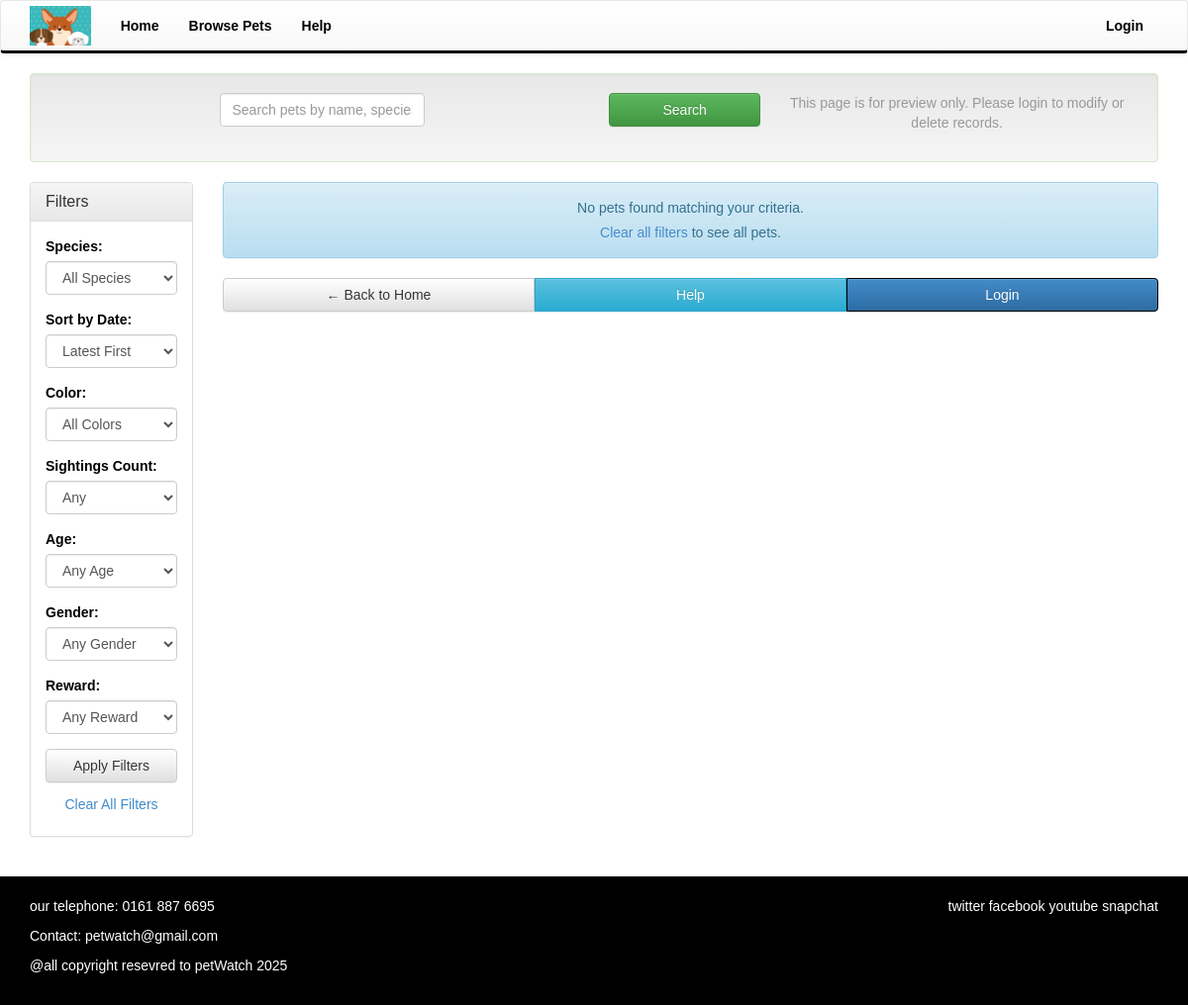
Before: /petWatch/controllers/browse.php?page=2 with the older database file.
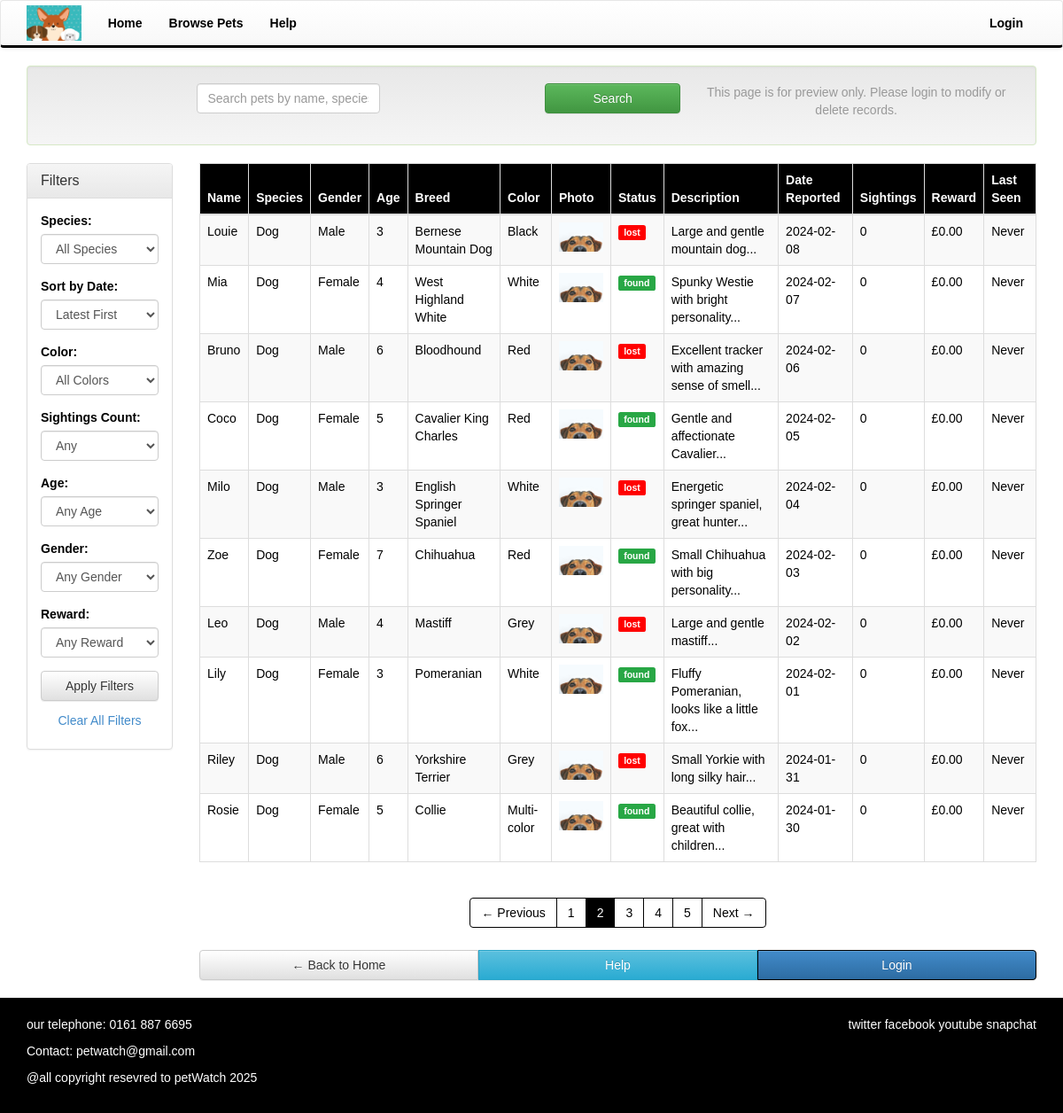
After: the same page with the newer database file.
### tables this page shows
CREATE TABLE "pets"
(
    id            INTEGER
        primary key autoincrement,
    name          TEXT,
    species       TEXT,
    breed         TEXT,
    color         TEXT,
    photo_url     TEXT,
    status        TEXT,
    description   TEXT,
    date_reported DATE,
    user_id       INTEGER
        references users,
    gender        TEXT,
    age           DECIMAL(4, 2),
    check (age >= 0 AND age <= 100),
    check (gender IN ('Male', 'Female')),
    check (status IN ('lost', 'found'))
);

### petWatch/controllers/browse.php (called while the page is built, shortened)
<?php
require_once '../Model/PetModel.php';
$db = getDbConnection();
$petModel = new PetModel($db);
$search = isset($_GET['search']) ? $_GET['search'] : '';
$species = isset($_GET['species']) ? $_GET['species'] : '';
$color = isset($_GET['color']) ? $_GET['color'] : '';
$gender = isset($_GET['gender']) ? $_GET['gender'] : '';
$age = isset($_GET['age']) ? $_GET['age'] : '';
$sightings = isset($_GET['sightings']) ? $_GET['sightings'] : '';
$reward = isset($_GET['reward']) ? $_GET['reward'] : '';
$sort = isset($_GET['sort']) ? $_GET['sort'] : 'late';
$page = isset($_GET['page']) ? (int)$_GET['page'] : 1;
$filters = [
    'species' => $species,
    'color' => $color,
    'gender' => $gender,
    'age' => $age,
    'sightings' => $sightings,
    'reward' => $reward,
    'sort' => $sort
];
$filters = array_filter($filters);
$pets = $petModel->getPets($search, $filters, $page, 10);
include '../views/browse.phtml';
?>

### petWatch/Model/PetModel.php (called while the page is built, shortened)
<?php
class PetModel extends PetRelatedModel
{
    public function getPets($search = '', $filters = [], $page = 1, $perPage = 10)
    {
        $offset = ($page - 1) * $perPage;
        $sql = "SELECT p.*,
                       COUNT(s.id) as sighting_count,
                       COALESCE(SUM(s.reward), 0) as total_reward,
                       MAX(s.timestamp) as last_sighting
                FROM pets p
                LEFT JOIN sightings s ON p.id = s.pet_id
                WHERE 1=1";
        $params = [];
        $sql = $this->applyFilters($sql, $filters, $params);
        $sql .= " GROUP BY p.id";
        $sql = $this->applyHavingConditions($sql, $filters);
        $sort = isset($filters['sort']) ? $filters['sort'] : 'late';
        $sql .= ($sort === 'early') ? " ORDER BY p.date_reported ASC" : " ORDER BY p.date_reported DESC";
        $sql .= " LIMIT ? OFFSET ?";
        $params[] = $perPage;
        $params[] = $offset;
        $stmt = $this->executeStatement($sql, $params);
        return $stmt ? $stmt->fetchAll(PDO::FETCH_ASSOC) : [];
    }
    private function applyFilters(string $sql, array $filters, array &$params): string
    {
        return $sql;
    }
    private function applyHavingConditions(string $sql, array $filters): string
    {
        return $sql;
    }
}
?>

### petWatch/Model/BaseModel.php (called while the page is built, shortened)
<?php
abstract class BaseModel
{
    protected $db;
    public function __construct(PDO $db)
    {
        $this->db = $db;
    }
    protected function executeStatement(string $sql, array $params = [])
    {
        try {
            $stmt = $this->db->prepare($sql);
            $stmt->execute($params);
            return $stmt;
        } catch (PDOException $e) {
            error_log("Database error in " . get_class($this) . ": " . $e->getMessage());
            return false;
        }
    }
}
?>

### petWatch/views/browse.phtml (the view, shortened to what the rows shown need)
<?php global $search, $species, $sort, $color, $sightings, $age, $gender, $reward, $page, $totalPages; ?>
<?php include 'template/header.phtml'; ?>
<div class="container">
    <div class="row">
        <div class="col-xs-12 col-md-9 col-lg-10">
            <?php if (empty($pets) && !empty($search)): ?>
                <div class="alert alert-info text-center">
                    <p>Sorry, your search for "<?php echo htmlspecialchars($search); ?>" did not match any pets.</p>
                    <p>Try different keywords or <a href="browse.php">clear your search</a>.</p>
                </div>
            <?php elseif (empty($pets)): ?>
                <div class="alert alert-info text-center">
                    <p>No pets found matching your criteria.</p>
                    <p><a href="browse.php">Clear all filters</a> to see all pets.</p>
                </div>
            <?php else: ?>
                <div class="hidden-xs hidden-sm">
                    <div class="table-responsive">
                        <table class="table table-bordered table-striped">
                            <thead>
                            <tr>
                                <th>Name</th>
                                <th>Species</th>
                                <th>Gender</th>
                                <th>Age</th>
                                <th>Breed</th>
                                <th>Color</th>
                                <th>Photo</th>
                                <th>Status</th>
                                <th>Description</th>
                                <th>Date Reported</th>
                                <th>Sightings</th>
                                <th>Reward</th>
                                <th>Last Seen</th>
                            </tr>
                            </thead>
                            <tbody>
                            <?php foreach ($pets as $pet): ?>
                                <tr>
                                    <td><?php echo htmlspecialchars($pet['name']); ?></td>
                                    <td><?php echo htmlspecialchars($pet['species']); ?></td>
                                    <td><?php echo htmlspecialchars(isset($pet['gender']) ? $pet['gender'] : 'Unknown'); ?></td>
                                    <td><?php echo htmlspecialchars(isset($pet['age']) ? $pet['age'] : 'Unknown'); ?></td>
                                    <td><?php echo htmlspecialchars($pet['breed']); ?></td>
                                    <td><?php echo htmlspecialchars($pet['color']); ?></td>
                                    <td>
                                        <?php if (!empty($pet['photo_url'])): ?>
                                            <img src="../images/pet-image/dog.png" alt="Pet photo" class="img-responsive" style="max-width: 50px;">
                                        <?php else: ?>
                                            No photo
                                        <?php endif; ?>
                                    </td>
                                    <td>
                                            <span class="label <?php echo $pet['status'] == 'lost' ? 'label-danger' : 'label-success'; ?>">
                                                <?php echo htmlspecialchars($pet['status']); ?>
                                            </span>
                                    </td>
                                    <td><?php echo htmlspecialchars(substr($pet['description'], 0, 50) . '...'); ?></td>
                                    <td><?php echo htmlspecialchars($pet['date_reported']); ?></td>
                                    <td><?php echo htmlspecialchars(isset($pet['sighting_count']) ? $pet['sighting_count'] : 0); ?></td>
                                    <td>£<?php echo number_format(isset($pet['total_reward']) ? $pet['total_reward'] : 0, 2); ?></td>
                                    <td><?php echo htmlspecialchars(isset($pet['last_sighting']) ? $pet['last_sighting'] : 'Never'); ?></td>
                                </tr>
                            <?php endforeach; ?>
                            </tbody>
                        </table>
                    </div>
                </div>
            <?php endif; ?>
        </div>
    </div>
</div>
<?php include 'template/footer.phtml'; ?>

Changed rows visible on the page:
added pets: name "Louie", species "Dog", gender "Male", age "3", breed "Bernese Mountain Dog", color "Black", status "lost", description "Large and gentle mountain dog...", date_reported "2024-02-08", sighting_count "0", total_reward "0.00", last_sighting "Never"
added pets: name "Mia", species "Dog", gender "Female", age "4", breed "West Highland White", color "White", status "found", description "Spunky Westie with bright personality...", date_reported "2024-02-07", sighting_count "0", total_reward "0.00", last_sighting "Never"
added pets: name "Bruno", species "Dog", gender "Male", age "6", breed "Bloodhound", color "Red", status "lost", description "Excellent tracker with amazing sense of smell...", date_reported "2024-02-06", sighting_count "0", total_reward "0.00", last_sighting "Never"
added pets: name "Coco", species "Dog", gender "Female", age "5", breed "Cavalier King Charles", color "Red", status "found", description "Gentle and affectionate Cavalier...", date_reported "2024-02-05", sighting_count "0", total_reward "0.00", last_sighting "Never"
added pets: name "Milo", species "Dog", gender "Male", age "3", breed "English Springer Spaniel", color "White", status "lost", description "Energetic springer spaniel, great hunter...", date_reported "2024-02-04", sighting_count "0", total_reward "0.00", last_sighting "Never"
added pets: name "Zoe", species "Dog", gender "Female", age "7", breed "Chihuahua", color "Red", status "found", description "Small Chihuahua with big personality...", date_reported "2024-02-03", sighting_count "0", total_reward "0.00", last_sighting "Never"
added pets: name "Leo", species "Dog", gender "Male", age "4", breed "Mastiff", color "Grey", status "lost", description "Large and gentle mastiff...", date_reported "2024-02-02", sighting_count "0", total_reward "0.00", last_sighting "Never"
added pets: name "Lily", species "Dog", gender "Female", age "3", breed "Pomeranian", color "White", status "found", description "Fluffy Pomeranian, looks like a little fox...", date_reported "2024-02-01", sighting_count "0", total_reward "0.00", last_sighting "Never"
added pets: name "Riley", species "Dog", gender "Male", age "6", breed "Yorkshire Terrier", color "Grey", status "lost", description "Small Yorkie with long silky hair...", date_reported "2024-01-31", sighting_count "0", total_reward "0.00", last_sighting "Never"
added pets: name "Rosie", species "Dog", gender "Female", age "5", breed "Collie", color "Multi-color", status "found", description "Beautiful collie, great with children...", date_reported "2024-01-30", sighting_count "0", total_reward "0.00", last_sighting "Never"
Other visible differences:
text no longer shown: "No pets found matching your criteria. Clear all filters to see all pets."
text now shown: "Name Species Gender Age Breed Color Photo Status Description Date Reported Sightings Reward Last Seen ← Previous Next →"
new list line: "1"
new list line: "2"
new list line: "3"
new list line: "4"
new list line: "5"
